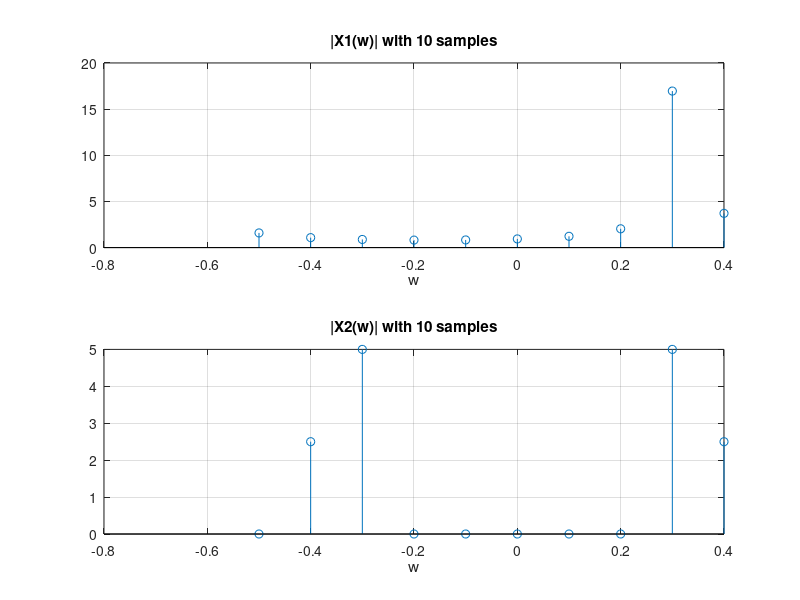
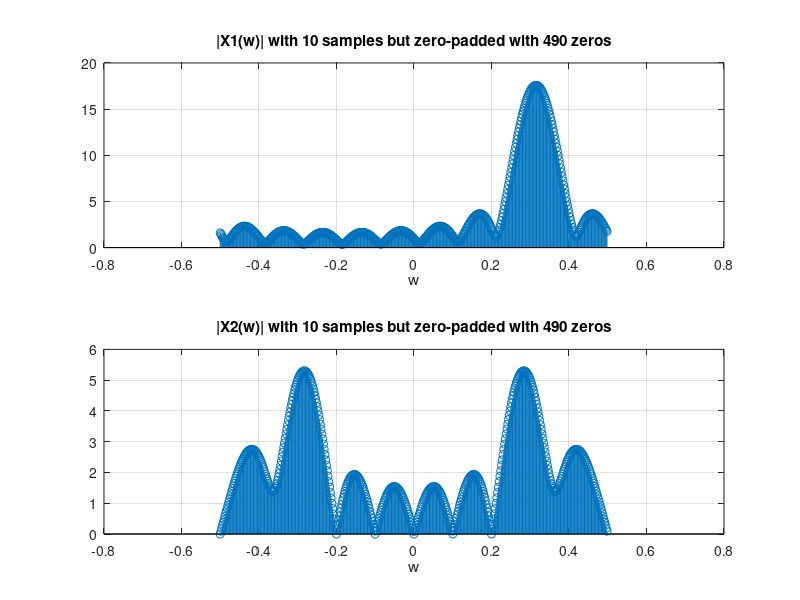
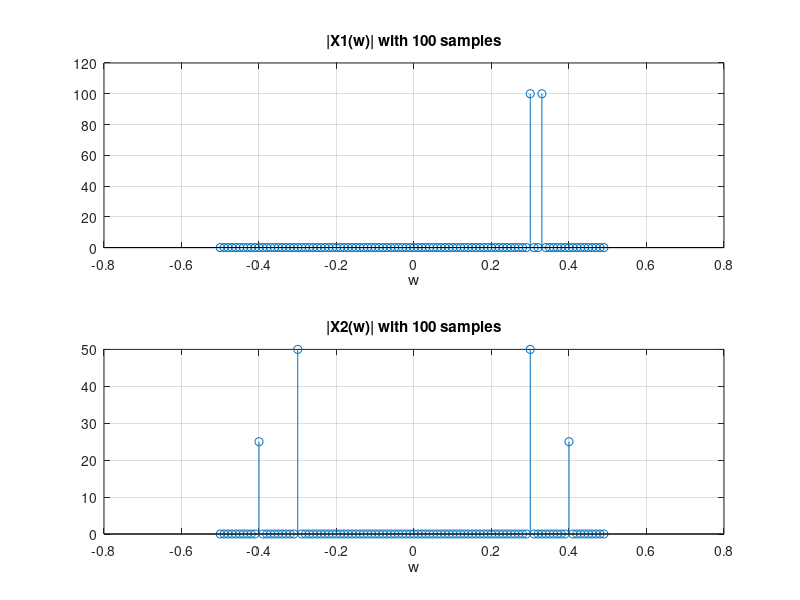
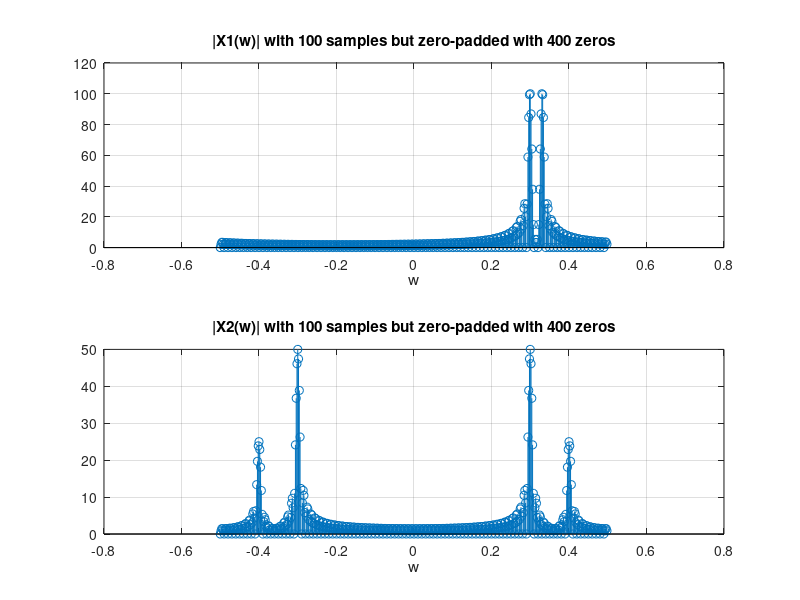

MATLAB code to generate these figures, in order: (Note: this script raises an error after producing the figures.)
%% Lab 5: Sampling and Discrete Fourier Transform
% Mai Abdelhameed & Omar Ahmad
%% Part A: Discrete Fourier Transform and Zero Padding

clear;
%A1
n1 = 0:9;   %10 samples, 
fr = linspace(-0.5, 0.5-1/10, 10); 

N1 = length(n1);    %length = 10
x1 = (exp(j*2*pi*n1*(30/100))) + (exp(j*2*pi*n1*(33/100)));
x2 = (cos(2*pi*n1*(30/100))) + (0.5*cos(2*pi*n1*(0.4)));

X1 = fft(x1, N1); 
X2 = fft(x2, N1);

figure(1); 
subplot(2,1,1);
stem(fr, abs(fftshift(X1))); 
title('|X1(w)| with 10 samples');
xlabel('w');
grid;

subplot(2,1,2);
stem(fr, abs(fftshift(X2))); 
title('|X2(w)| with 10 samples');
xlabel('w');
grid;

disp('A1. (i): |X2(w)| has a symmetric spectrum because x2[n] is a periodic signal.');
disp('A1. (ii): It is possible. As x1[n] is not a periodic signal, |X1(w)| will have just one peak, unlike |X2(w)|, which has multiple.');
disp('A1. (iii): There is an exponential at w = 0.33, but as the sampling rate is not big enough, this frequency component is spread out at frequencies that taken into account.');

%A2
n2 = 0:499;     %500 samples
N2 = length(n2);    %length = 500

fr = linspace(-0.5, 0.5-1/500, 500);  %making freq vector same length as DFT vectors

x_1 = [zeros(1,245),x1, zeros(1,245)];  %490 zeros
X_1 = fft(x_1,N2); 

x_2 = [zeros(1,245),x2, zeros(1,245)];  %490 zeros
X_2 = fft(x_2, N2);

figure(2); 
subplot(2,1,1);
stem(fr, abs(fftshift(X_1))); 
title('|X1(w)| with 10 samples but zero-padded with 490 zeros');
xlabel('w');
grid;

subplot(2,1,2);
stem(fr, abs(fftshift(X_2))); 
title('|X2(w)| with 10 samples but zero-padded with 490 zeros')'
xlabel('w');
grid;

disp('A2: Yes. As we zero-pad the signals, we get a clearer image of what our spectrum is supposed to look like. It appears more continuous.');

%A3
n1 = 0:99;  %100 samples
fr = linspace(-0.5, 0.5-1/100, 100);  %making freq vector same length as DFT 

N1 = length(n1);    %length = 100

x1 = (exp(j*2*pi*n1*(30/100))) + (exp(j*2*pi*n1*(33/100)));
x2 = (cos(2*pi*n1*(30/100))) + (0.5*cos(2*pi*n1*(0.4)));

X1 = fft(x1, N1); 
X2 = fft(x2, N1);

figure(3); 
subplot(2,1,1);
stem(fr, abs(fftshift(X1))); 
title('|X1(w)| with 100 samples');
xlabel('w');
grid;

subplot(2,1,2);
stem(fr, abs(fftshift(X2))); 
title('|X2(w)| with 100 samples');
xlabel('w');
grid;

disp('A3: |X2(w)| has a symmetric spectrum since x2[n] is a cos function, which is periodic.');

%A4
fr = linspace(-0.5, 0.5-1/500, 500); 

n2 = 0:499;     %500 samples
N2 = length(n2);    %length = 500

x_1 = [zeros(1,200),x1, zeros(1,200)];  %400 zeros
X1 = fft(x_1,N2); 

x_2 = [zeros(1,200),x2, zeros(1,200)];  %400 zeros
X2 = fft(x_2, N2);

figure(4); 
subplot(2, 1, 1);
stem(fr, abs(fftshift(X1))); 
title('|X1(w)| with 100 samples but zero-padded with 400 zeros');
xlabel('w');
grid;

subplot(2, 1, 2);
stem(fr, abs(fftshift(X2))); 
title('|X2(w)| with 100 samples but zero-padded with 400 zeros');
xlabel('w');
grid;

disp('A4: Yes. With more samples taken, and zero-padding, there is a much more accurate representation of the signal.')

%% Part B: Sampling
clear;
load chirp.mat;
filename = 'chirp.wav';
audiowrite(filename,y,Fs);
clear y Fs
[y,fs] = audioread('chirp.wav');

%B.1
N0 = length(y)     %Number of samples
T0 = N0/fs     %Duration of the signal
T = 1/fs   %Sampling interval

%B.2
t = linspace(0, T0, N0);

figure(5); 
plot(t, y); 
title('B.2: y with respect to time');
xlabel('t');
grid;

%B.3
omega = linspace(-(fs/2), (fs/2), N0);
Y = fft(y);

figure(6); 
plot(omega, fftshift(abs(Y))); 
title('B.3: DFT(y(t))');
xlabel('w');
grid;

%B.4
y1 = y(1:2:N0);

N1 = length(y1)
T01 = N1/fs
T1 = 2*fs

%B.5
t1 = t(1:2:N0);

figure(7); 
plot(t1, y1); 
title('B.5: y1 with respect to time');
xlabel('t');
grid;

%B.6
omega1 = linspace(-(fs/4), (fs/4), N1); %because sampling by rate of 2
Y1 = fft(y1);

figure(8); 
plot(omega1, fftshift(abs(Y1)));
title('B.6: DFT of y1');
xlabel('w');
grid;

disp('The signal has subsampled by a factor of 2. On the spectrum, the frequency was halved (1/2).') 

%B.7
%sound(y, fs)
%sound(y1, fs)

%B.8
y5 = y(1:5:N0);

N5 = length(y5)
T05 = N5/fs
T5 = 2*fs

t5 = t(1:5:N0);

figure(9); 
plot(t5, y5); 
title('B.8: y5 with respect to time')
xlabel('t');
grid;

%sound(y5, fs)

omega5 = linspace(-(fs/10), (fs/10), N5);
Y5 = fft(y5);

figure(10); 
plot(omega5, fftshift(abs(Y5))); 
title('B.8: DFT of y5');
xlabel('w');
grid;

%% Part C: Filter Design
%C.1
clear;

% file is already loaded in previous section, so just read the .wav file
file = 'handel.wav'
[y,Fs] = audioread(file);

audio = y; 
DFT_audio = fftshift(fft(audio)); %DFT of time domain audio signal, shifted
half = Fs/2; 
t = 0:1:length(DFT_audio)-1; % Time X axis
t = t/10000;
f = linspace(0, Fs, length(y)); % Frequency X axis
f = f-half;

% Lowpass filter @2kHz
H = abs(f) < 2000;
H = transpose(H);

filtered_audio = H.*DFT_audio; % filtered system @2kHz

figure;
subplot(2,1,1);
    plot(t,audio);
    title('Audio in Time Domain');
    xlabel('Time (s)');
    grid on;
subplot(2,1,2);
    plot(f,abs(DFT_audio)); 
    title('Audio in Frequency Domain');
    xlabel('Frequency (Hz)');
    grid on;

figure;
plot(f,abs(H));
    title('2kHz Lowpass Filter');
    xlabel('Frequency (Hz)');
    grid on;
    
figure;
subplot(2,1,1);
    plot(f,abs(filtered_audio));
    title('Audio in Frequency Domain from -2kHz to 2kHz');
    xlabel('Frequency (Hz)');
    grid on;
subplot(2,1,2);
    plot(t,real(ifft(fftshift(filtered_audio))));
    title('Filtered Audio in Time Domain');
    xlabel('Time (s)');
    grid on;

% C.2

sound(real(ifft(fftshift(filtered_audio))),Fs); 
disp('The frequencies higher than +-2kHz got removed, so parts of the song');
disp('that contained those frequencies went silent.')
% C.3

% Bandpass bass filtering out between 16-256
H2 = ~(abs(f) >= 16 & abs(f) <= 256);
H2 = transpose(H2);

% Bass frequencies filtered out
filtered_audio2 = DFT_audio.*H2;

figure;
plot(f,abs(H2));
    title('Bass Filter between 16-256 Hz');
    xlabel('Frequency (Hz)');
    grid on;

figure;
subplot(2,1,1);
    plot(f,abs(filtered_audio2));
    title('Filtered Audio in the Frequency Domain');
    xlabel('Frequency (Hz)');
    grid on;
subplot(2,1,2);
    plot(t,real(ifft(fftshift(filtered_audio2))));
    title('Filtered Audio in the Time Domain');
    xlabel('Time (s)');
    grid on;

sound(real(ifft(fftshift(filtered_audio2))),Fs);   
disp('The low frequencies/bass sounds were removed, and replaced with silence');
% C.4

% Bandpass filter between 2048-16384
H3 = abs(f) >= 2048 & abs(f) <= 16384;
H3 = transpose(H3);

% Amplitude of bandpass is going to be 0.25 to reduce the frequencies
% passing though
H3 = H3.*0.25;

%grab the 25% to add to the original audio
filtered_audio3 = DFT_audio+(DFT_audio.*H3);

figure;
plot(f,real(H3));
    title('Treble Filter between 2048-16384 Hz');
    xlabel('Frequency (Hz)');
    grid on;

figure;
subplot(2,1,1);
    plot(f,abs(filtered_audio3));
    title('Amplified Audio in the Frequency Domain');
    xlabel('Frequency (Hz)');
    grid on;
subplot(2,1,2);
    plot(t, real(ifft(filtered_audio3)));
    title('Amplified Audio in the Time Domain');
    xlabel('Time (s)');
    grid on;

sound(real(ifft(fftshift(filtered_audio3))),Fs); 
disp('The higher frequencies of the music were amplified and got louder');
